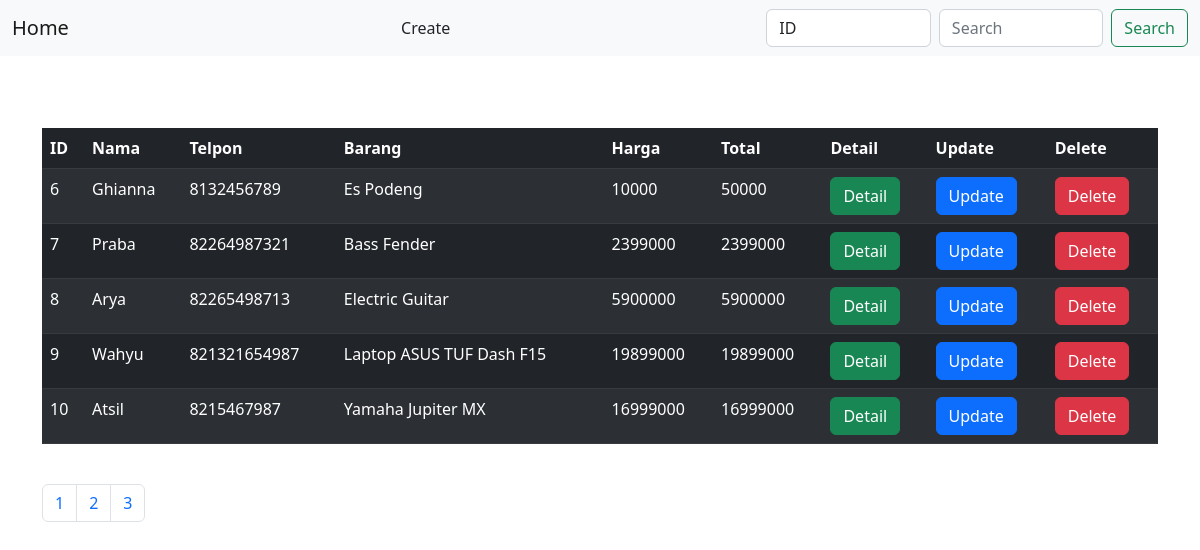
The app's page /index.php?page=2 with its own data.
### tables this page shows
CREATE TABLE `sulaiman` (
  `id` int(11) NOT NULL,
  `nama` varchar(30) NOT NULL,
  `alamat` varchar(50) NOT NULL,
  `hp` varchar(20) NOT NULL,
  `tgl_transaksi` date NOT NULL,
  `jenis_barang` varchar(25) NOT NULL,
  `nama_barang` varchar(50) NOT NULL,
  `jumlah` int(20) NOT NULL,
  `harga` int(25) NOT NULL
);

### index.php (the view, shortened to what this page needs)
<?php
  require "config.php";
  $pagination = 5;
  $page = (isset($_GET['page'])) ? $page = $_GET['page'] : 1;
  $position = ($page == 1) ? 0 : ($page - 1) * $pagination;
  $dmlNoPagination = "SELECT id, nama, hp, nama_barang, harga, jumlah*harga as total_bayar FROM sulaiman";
  $queryNoPagination = mysqli_query($conn, $dmlNoPagination);
  $rows = mysqli_num_rows($queryNoPagination);
  $pages = ceil($rows/$pagination);
  $dmlDefault = "SELECT id, nama, hp, nama_barang, harga, jumlah*harga as total_bayar FROM sulaiman LIMIT $position, $pagination";
  $queryDefault = mysqli_query($conn, $dmlDefault);
?>
<!DOCTYPE html>
<html>
    <head>
        <link href="https://cdn.jsdelivr.net/npm/bootstrap@5.2.0-beta1/dist/css/bootstrap.min.css" rel="stylesheet">
        <link href='https://unpkg.com/boxicons@2.1.2/css/boxicons.min.css' rel='stylesheet'>
        <link rel="stylesheet" href="https://unpkg.com/js-datepicker/dist/datepicker.min.css">
    </head>
    <body>
        <nav class="navbar bg-light">
            <div class="container-fluid">
              <a class="navbar-brand" href="index.php">Home</a>
              <a class="nav-link" href="create.php">Create</a>
              <form class="d-flex" method="get" action="index.php">
                <select name="attribute" id="attribute" class="form-control me-2">
                  <option value="id" selected>ID</option>
                </select>
                <input class="form-control me-2" type="search" name="search" placeholder="Search" aria-label="Search">
                <button class="btn btn-outline-success" type="submit" name="searchBtn">Search</button>
              </form>
            </div>
          </nav>
          <div class="container">
            <br><br><br>
              <table class="table table-dark table-striped">
                <thead>
                    <tr>
                        <th>ID</th>
                        <th>Nama</th>
                        <th>Telpon</th>
                        <th>Barang</th>
                        <th>Harga</th>
                        <th>Total</th>
                        <th>Detail</th>
                        <th>Update</th>
                        <th>Delete</th>
                    </tr>
                </thead>
                <tbody>
                  <?php while ($data = (isset($_GET['searchBtn'])) ? mysqli_fetch_array($querySearch) : mysqli_fetch_array($queryDefault)) { ?>
                    <form>
                        <tr>
                            <td><?= $data['id'] ?></td>
                            <td><?= $data['nama'] ?></td>
                            <td><?= $data['hp'] ?></td>
                            <td><?= $data['nama_barang'] ?></td>
                            <td><?= $data['harga'] ?></td>
                            <td><?= $data['total_bayar'] ?></td>
                            <td><a href="show.php?id=<?= $data['id'] ?>" class="btn btn-success">Detail</a></td>
                            <td><a href="update.php?id=<?= $data['id'] ?>" class="btn btn-primary">Update</a></td>
                            <td><a href="delete.php?id=<?= $data['id'] ?>" class="btn btn-danger">Delete</a></td>
                        </tr>
                    </form>
                  <?php } ?>
                </tbody>
              </table>
              <br>
              <ul class="pagination">
                <?php for ($i = 1; $i <= $pages; $i++) { ?>
                  <li class="page-item"><a class="page-link" href="<?php echo ($i != $page) ? "index.php?page=" . $i : "#" ?>"><?= $i ?></a></li>
                <?php } ?>
              </ul>
          </div>
    </body>
</html>

### records on screen
sulaiman: id "6", nama "Ghianna", hp "8132456789", nama_barang "Es Podeng", harga "10000", total_bayar "50000"
sulaiman: id "7", nama "Praba", hp "82264987321", nama_barang "Bass Fender", harga "2399000", total_bayar "2399000"
sulaiman: id "8", nama "Arya", hp "82265498713", nama_barang "Electric Guitar", harga "5900000", total_bayar "5900000"
sulaiman: id "9", nama "Wahyu", hp "821321654987", nama_barang "Laptop ASUS TUF Dash F15", harga "19899000", total_bayar "19899000"
sulaiman: id "10", nama "Atsil", hp "8215467987", nama_barang "Yamaha Jupiter MX", harga "16999000", total_bayar "16999000"
